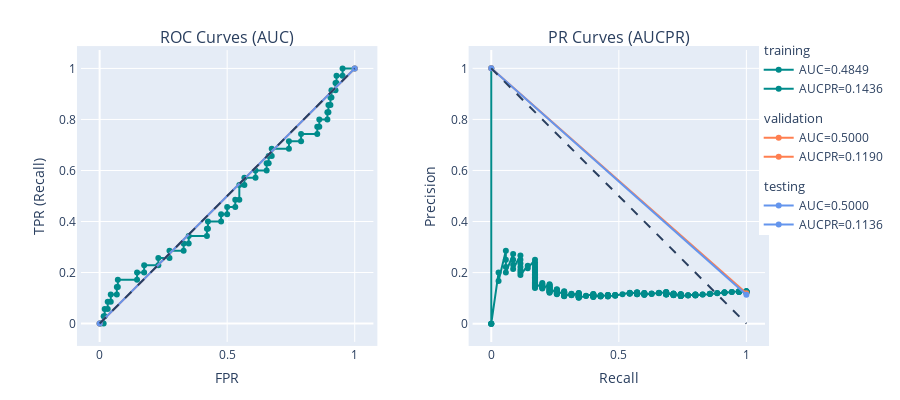

The code cell stored with this chart in its notebook:
### Markdown cell above
### AUC and PR curves

### Code cell
fig = make_subplots(rows=1, cols=2, subplot_titles = ['ROC Curves (AUC)', 'PR Curves (AUCPR)'], horizontal_spacing = 0.05)
colors = ["darkcyan", "coral", "cornflowerblue"]

for idx, set in enumerate(['training', 'validation', 'testing']):
    df_plot_phase = df_plot[(df_plot.phase == set)]
    y_true = df_plot_phase.target
    y_score = np.array(df_plot_phase.output.values.tolist())[:, 1]

    fpr_roc, tpr_roc, thr_roc = roc_curve(y_true, y_score)
    pr_pr, rec_pr, thr_pr = precision_recall_curve(y_true, y_score)

    name_roc = f'AUC={auc(fpr_roc, tpr_roc):.4f}'
    name_pr = f'AUCPR={average_precision_score(y_true, y_score):.4f}'

    fig.add_trace(go.Scatter(
        x=fpr_roc,
        y=tpr_roc,
        name=name_roc,
        mode='markers+lines',
        legendgroup=set,
        legendgrouptitle_text=f"{set}",
        marker_color = colors[idx]),
        row=1,
        col=1)
    fig.add_trace(go.Scatter(
        x=rec_pr,
        y=pr_pr,
        name=name_pr,
        mode='markers+lines',
        legendgroup=set,
        marker_color = colors[idx]),
        row=1,
        col=2)

fig.add_shape(
    type='line', line=dict(dash='dash'),
    x0=0, x1=1, y0=0, y1=1,
    row = 1, col = 1
)
fig.add_shape(
    type='line', line=dict(dash='dash'),
    x0=0, x1=1, y0=1, y1=0,
    row = 1, col = 2 
)
fig.update_layout(
    width=900, height=400,
    margin=go.layout.Margin(
        l=50,
        r=50,
        b=50,
        t=50,
        pad=4
    ),
    legend=dict(
        yanchor="top",
        y=1.05,
        xanchor="left",
        x=0.95
        ))
fig.update_xaxes(title_text="FPR", constrain='domain', scaleratio = 1, row=1, col=1)
fig.update_yaxes(title_text="TPR (Recall)", constrain='domain', scaleanchor = "x", scaleratio = 1, row=1, col=1)
fig.update_xaxes(title_text="Recall", constrain='domain', scaleanchor = "y", scaleratio = 1, row=1, col=2)
fig.update_yaxes(title_text="Precision", constrain='domain', scaleratio = 1, row=1, col=2)
fig.write_html(os.path.join(img_path, 'auc_aucpr.html'))
fig.show()

### Figure 1 — Plotly figure (JSON) as saved in the notebook; plotly's stock layout.template omitted (floating-point values rounded to 4 significant figures; data arrays with more than 128 entries replaced by an {"elided": "..."} marker saying what was removed)
{"data": [{"legendgroup": "training", "legendgrouptitle": {"text": "training"}, "marker": {"color": "darkcyan"}, "mode": "markers+lines", "name": "AUC=0.4849", "type": "scatter", "x": [0, 0.003968, 0.01587, 0.01587, 0.01984, 0.01984, 0.03175, 0.03175, 0.04365, 0.04365, 0.06746, 0.06746, 0.07143, 0.07143, 0.1468, 0.1468, 0.1746, 0.1746, 0.2302, 0.2302, 0.2738, 0.2738, 0.3294, 0.3294, 0.3492, 0.3492, 0.4206, 0.4206, 0.4246, 0.4246, 0.4762, 0.4762, 0.5, 0.5, 0.5317, 0.5317, 0.5476, 0.5476, 0.5675, 0.5675, 0.6111, 0.6111, 0.6548, 0.6548, 0.6627, 0.6627, 0.6746, 0.6746, 0.7421, 0.7421, 0.7897, 0.7897, 0.8532, 0.8532, 0.8611, 0.8611, 0.8929, 0.8929, 0.8968, 0.8968, 0.9048, 0.9048, 0.9087, 0.9087, 0.9246, 0.9246, 0.9286, 0.9286, 0.9524, 0.9524, 1], "xaxis": "x", "y": [0, 0, 0, 0.02857, 0.02857, 0.05714, 0.05714, 0.08571, 0.08571, 0.1143, 0.1143, 0.1429, 0.1429, 0.1714, 0.1714, 0.2, 0.2, 0.2286, 0.2286, 0.2571, 0.2571, 0.2857, 0.2857, 0.3143, 0.3143, 0.3429, 0.3429, 0.3714, 0.3714, 0.4, 0.4, 0.4286, 0.4286, 0.4571, 0.4571, 0.4857, 0.4857, 0.5429, 0.5429, 0.5714, 0.5714, 0.6, 0.6, 0.6286, 0.6286, 0.6571, 0.6571, 0.6857, 0.6857, 0.7143, 0.7143, 0.7429, 0.7429, 0.7714, 0.7714, 0.8, 0.8, 0.8286, 0.8286, 0.8571, 0.8571, 0.8857, 0.8857, 0.9143, 0.9143, 0.9429, 0.9429, 0.9714, 0.9714, 1, 1], "yaxis": "y"}, {"legendgroup": "training", "marker": {"color": "darkcyan"}, "mode": "markers+lines", "name": "AUCPR=0.1436", "type": "scatter", "x": {"elided": "288 float values"}, "xaxis": "x2", "y": {"elided": "288 float values"}, "yaxis": "y2"}, {"legendgroup": "validation", "legendgrouptitle": {"text": "validation"}, "marker": {"color": "coral"}, "mode": "markers+lines", "name": "AUC=0.5000", "type": "scatter", "x": [0, 1], "xaxis": "x", "y": [0, 1], "yaxis": "y"}, {"legendgroup": "validation", "marker": {"color": "coral"}, "mode": "markers+lines", "name": "AUCPR=0.1190", "type": "scatter", "x": [1, 0], "xaxis": "x2", "y": [0.119, 1], "yaxis": "y2"}, {"legendgroup": "testing", "legendgrouptitle": {"text": "testing"}, "marker": {"color": "cornflowerblue"}, "mode": "markers+lines", "name": "AUC=0.5000", "type": "scatter", "x": [0, 1], "xaxis": "x", "y": [0, 1], "yaxis": "y"}, {"legendgroup": "testing", "marker": {"color": "cornflowerblue"}, "mode": "markers+lines", "name": "AUCPR=0.1136", "type": "scatter", "x": [1, 0], "xaxis": "x2", "y": [0.1136, 1], "yaxis": "y2"}], "layout": {"annotations": [{"font": {"size": 16}, "showarrow": false, "text": "ROC Curves (AUC)", "x": 0.2375, "xanchor": "center", "xref": "paper", "y": 1, "yanchor": "bottom", "yref": "paper"}, {"font": {"size": 16}, "showarrow": false, "text": "PR Curves (AUCPR)", "x": 0.7625, "xanchor": "center", "xref": "paper", "y": 1, "yanchor": "bottom", "yref": "paper"}], "height": 400, "legend": {"x": 0.95, "xanchor": "left", "y": 1.05, "yanchor": "top"}, "margin": {"b": 50, "l": 50, "pad": 4, "r": 50, "t": 50}, "shapes": [{"line": {"dash": "dash"}, "type": "line", "x0": 0, "x1": 1, "xref": "x", "y0": 0, "y1": 1, "yref": "y"}, {"line": {"dash": "dash"}, "type": "line", "x0": 0, "x1": 1, "xref": "x2", "y0": 1, "y1": 0, "yref": "y2"}], "width": 900, "xaxis": {"anchor": "y", "constrain": "domain", "domain": [0, 0.475], "scaleratio": 1, "title": {"text": "FPR"}}, "xaxis2": {"anchor": "y2", "constrain": "domain", "domain": [0.525, 1], "scaleanchor": "y", "scaleratio": 1, "title": {"text": "Recall"}}, "yaxis": {"anchor": "x", "constrain": "domain", "domain": [0, 1], "scaleanchor": "x", "scaleratio": 1, "title": {"text": "TPR (Recall)"}}, "yaxis2": {"anchor": "x2", "constrain": "domain", "domain": [0, 1], "scaleratio": 1, "title": {"text": "Precision"}}}}
